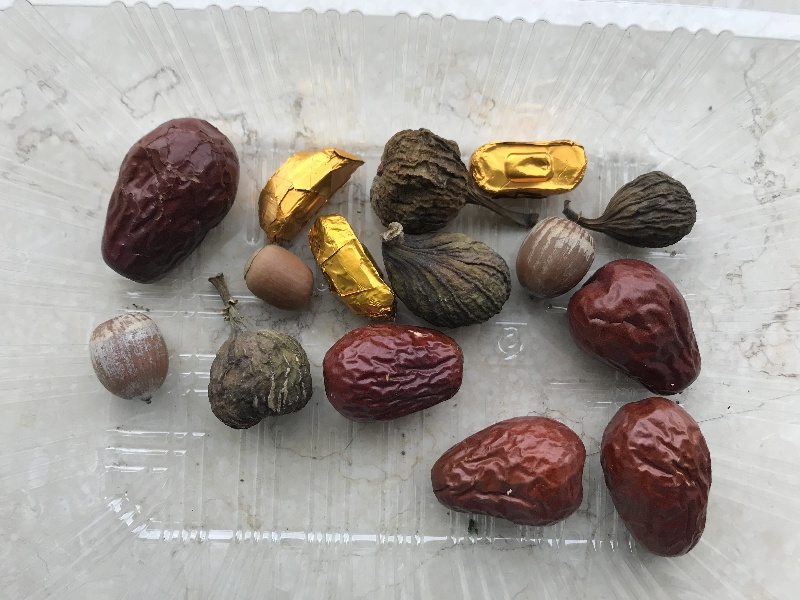
#> input picture data/VOC/JPEGImages/0.jpg, 800 x 600 px, given in place of 699891e3-3fa4-4bcf-86c9-a51af58673c1.mp4, which was not available
$ python prepare_extract_key_frames.py   (older library calls are emulated)
#> lines starting #> are read from the running program, lines starting #| are printed output that depends on the picture
#!/usr/bin/env python
# -*- coding: utf-8 -*-
# @time    : 2025-04-14 20:27
# @update    : 2025-04-14 20:27
# @Author  : funy
# @File    : prepare_extract_key_frames.py
# @Des    : prepare_extract_key_frames.py
# @Email  :  @16.com
# @Software: PyCharm


# -*- coding: utf-8 -*-
"""
Created on Tue Dec  4 16:48:57 2018
keyframes extract tool
this key frame extract algorithm is based on interframe difference.
The principle is very simple
First, we load the video and compute the interframe difference between each frames
Then, we can choose one of these three methods to extract keyframes, which are
all based on the difference method:

1. use the difference order
    The first few frames with the largest average interframe difference
    are considered to be key frames.
2. use the difference threshold
    The frames which the average interframe difference are large than the
    threshold are considered to be key frames.
3. use local maximum
    The frames which the average interframe difference are local maximum are
    considered to be key frames.
    It should be noted that smoothing the average difference value before
    calculating the local maximum can effectively remove noise to avoid
    repeated extraction of frames of similar scenes.
After a few experiment, the third method has a better key frame extraction effect.
The original code comes from the link below, I optimized the code to reduce
unnecessary memory consumption.
https://blog.csdn.net/qq_21997625/article/details/81285096
@author: zyb_as
"""
#https://blog.csdn.net/cungudafa/article/details/104919405
# https://zhuanlan.zhihu.com/p/696043674
# https://www.jb51.net/article/284251.htm

import os
import sys
import time


from scipy.signal import argrelextrema  # 极值点
import cv2
import operator  # 内置操作符函数接口（后面排序用到）
import numpy as np
import matplotlib
matplotlib.use('Agg')  # 使用非交互式后端'Agg'
import matplotlib.pyplot as plt
from concurrent.futures import ThreadPoolExecutor#线程池


# [55 lines left out: function smooth, not called in this run]


class Frame:
    """class to hold information about each frame
    用于保存有关每个帧的信息
    """

    def __init__(self, id, diff):
        self.id = id
        self.diff = diff

    # [4 lines left out: function __lt__, not called in this run]

    def __gt__(self, other):
        return other.__lt__(self)

    def __eq__(self, other):
        return self.id == other.id and self.id == other.id

    def __ne__(self, other):
        return not self.__eq__(other)


# [4 lines left out: function rel_change, not called in this run]


def getEffectiveFrame(videopath, dir):
    # 如果文件目录不存在则创建目录
    if not os.path.exists(dir):
        os.makedirs(dir)
    (filepath, tempfilename) = os.path.split(videopath)  # 分离路径和文件名
    (filename, extension) = os.path.splitext(tempfilename)  # 区分文件的名字和后缀
    # Setting fixed threshold criteria设置固定阈值标准
    USE_THRESH = False
    # fixed threshold value固定阈值
    THRESH = 0.6
    # Setting fixed threshold criteria设置固定阈值标准
    USE_TOP_ORDER = False
    # Setting local maxima criteria设置局部最大值标准
    USE_LOCAL_MAXIMA = True
    # Number of top sorted frames排名最高的帧数
    NUM_TOP_FRAMES = 50
    # smoothing window size平滑窗口大小
    len_window = int(50)

    print("target video :" + videopath)
    print("frame save directory: " + dir)
    # load video and compute diff between frames加载视频并计算帧之间的差异
    cap = cv2.VideoCapture(str(videopath))
    curr_frame = None
    prev_frame = None
    frame_diffs = []
    frames = []
    # success, frame = cap.read()
    success, frame1 = cap.read()
#> frame1 is the input picture: shape (600, 800, 3); mean B, G, R 149.3, 155.2, 161.8
    ######################################
    scale = 0.25
    if success:
        height, width = frame1.shape[:2]
#> height = 600; width = 800
        size = (int(width*scale),int(height*scale))
#> size = (200, 150)
        frame = cv2.resize(frame1,size,interpolation=cv2.INTER_NEAREST)
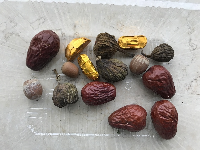
#> frame: shape (150, 200, 3); mean B, G, R 149.4, 155.2, 161.8
    ######################################
    i = 0
    while (success):
        luv = cv2.cvtColor(frame, cv2.COLOR_BGR2LUV)
#> luv: shape (150, 200, 3); mean of channels 0, 1, 2 161.5, 99.7, 140.8
        curr_frame = luv
        if curr_frame is not None and prev_frame is not None:
            # logic here
            diff = cv2.absdiff(curr_frame, prev_frame)  # 获取差分图
            diff_sum = np.sum(diff)
            diff_sum_mean = diff_sum / (diff.shape[0] * diff.shape[1])  # 平均帧
            frame_diffs.append(diff_sum_mean)
            frame = Frame(i, diff_sum_mean)
            frames.append(frame)
        prev_frame = curr_frame
        i = i + 1
        # success, frame = cap.read()
        success, frame1 = cap.read()
        ######################################
        if success:
            height, width = frame1.shape[:2]
            size = (int(width * scale), int(height * scale))
            frame = cv2.resize(frame1, size, interpolation=cv2.INTER_NEAREST)
        ######################################
    cap.release()

    # compute keyframe
    keyframe_id_set = set()
    if USE_TOP_ORDER:
        # sort the list in descending order以降序对列表进行排序
        frames.sort(key=operator.attrgetter("diff"), reverse=True)  # 排序operator.attrgetter
        for keyframe in frames[:NUM_TOP_FRAMES]:
            keyframe_id_set.add(keyframe.id)
    if USE_THRESH:
        print("Using Threshold")  # 使用阈值
        for i in range(1, len(frames)):
            if (rel_change(np.float(frames[i - 1].diff), np.float(frames[i].diff)) >= THRESH):
                keyframe_id_set.add(frames[i].id)
    if USE_LOCAL_MAXIMA:
        print("Using Local Maxima")  # 使用局部极大值
        diff_array = np.array(frame_diffs)
        sm_diff_array = smooth(diff_array, len_window)  # 平滑
        frame_indexes = np.asarray(argrelextrema(sm_diff_array, np.greater))[0]  # 找极值
        print(len(frame_indexes))
        print(len(sm_diff_array))
        for i in frame_indexes:
            keyframe_id_set.add(frames[i - 1].id)  # 记录极值帧数

        plt.figure(figsize=(40, 20))
        plt.locator_params("x", nbins=100)
        # stem 绘制离散函数，polt是连续函数
        # plt.stem(sm_diff_array, linefmt='-', markerfmt='o', basefmt='--', label='sm_diff_array')
        plt.plot(sm_diff_array, linewidth=1, markersize=1, label='sm_diff_array')
        for i,p in enumerate(sm_diff_array):
            if i in frame_indexes:
                plt.scatter(i, p,marker = 'o', c='r',s =60)
        # plt.plot(x, y2, 'bo-', linewidth=4, markersize=5, label='平方数')
        plt.savefig(dir + filename + '_plot.png')

    # save all keyframes as image将所有关键帧另存为图像
    cap = cv2.VideoCapture(str(videopath))
    curr_frame = None
    keyframes = []
    success, frame = cap.read()
    idx = 0
    while (success):
        if idx in keyframe_id_set:
            # name = filename + '_' + str(idx) + ".jpg"
            name = filename + '_' + str(idx).zfill(4) + ".jpg"
            cv2.imwrite(dir + name, frame)
            keyframe_id_set.remove(idx)
        idx = idx + 1
        success, frame = cap.read()
    cap.release()


if __name__ == "__main__":
    print(sys.executable)
    start = time.time()
    print("[INFO]Effective Frame.")

    # Video path of the source file源文件的视频路径
    videopath = r'D:\20210706E\2024-python\pythonProjectCodeTest\Video_results2\699891e3-3fa4-4bcf-86c9-a51af58673c1.mp4'
    # Directory to store the processed frames存储已处理帧的目录
    dir = 'D:\\20210706E\\2024-python\\pythonProjectCodeTest\\images\\'
    getEffectiveFrame(videopath, dir)

    # [6 lines of commented-out code are left out]

    print("[INFO]Extract Result time: ", time.time() - start)

$ run again, on data/VOC/JPEGImages/1.jpg
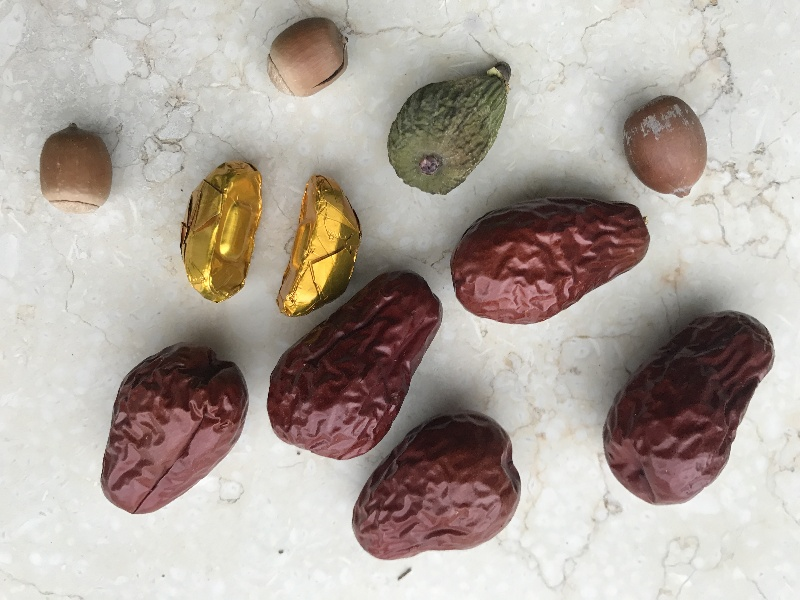
#> input picture data/VOC/JPEGImages/1.jpg, 800 x 600 px, given in place of 699891e3-3fa4-4bcf-86c9-a51af58673c1.mp4, which was not available
#> in getEffectiveFrame, frame1 is the input picture: shape (600, 800, 3); mean B, G, R 158.7, 166.3, 176.3
#> in getEffectiveFrame, `frame = cv2.resize(frame1,size,interpolation=cv2.INTER_NEAREST)`:
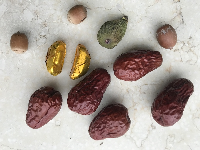
#> frame: shape (150, 200, 3); mean B, G, R 158.7, 166.2, 176.3
#> luv: shape (150, 200, 3); mean of channels 0, 1, 2 172.7, 101.2, 142.6

$ run again, on data/VOC/JPEGImages/10.jpg
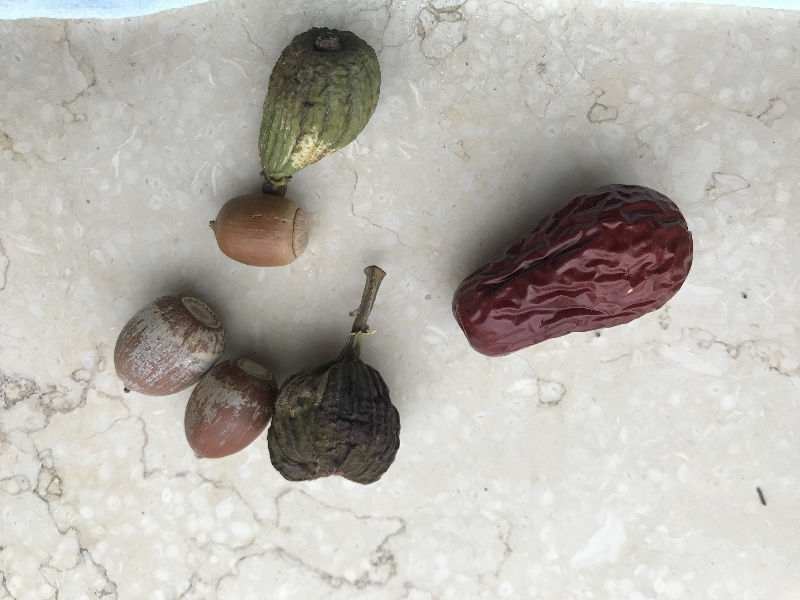
#> input picture data/VOC/JPEGImages/10.jpg, 800 x 600 px, given in place of 699891e3-3fa4-4bcf-86c9-a51af58673c1.mp4, which was not available
#> in getEffectiveFrame, frame1 is the input picture: shape (600, 800, 3); mean B, G, R 174.9, 180.9, 184.2
#> in getEffectiveFrame, `frame = cv2.resize(frame1,size,interpolation=cv2.INTER_NEAREST)`:
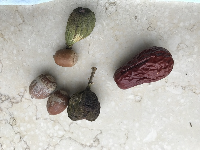
#> frame: shape (150, 200, 3); mean B, G, R 174.8, 180.8, 184.1
#> luv: shape (150, 200, 3); mean of channels 0, 1, 2 185.8, 98.1, 141.1

$ run again, on data/VOC/JPEGImages/11.jpg
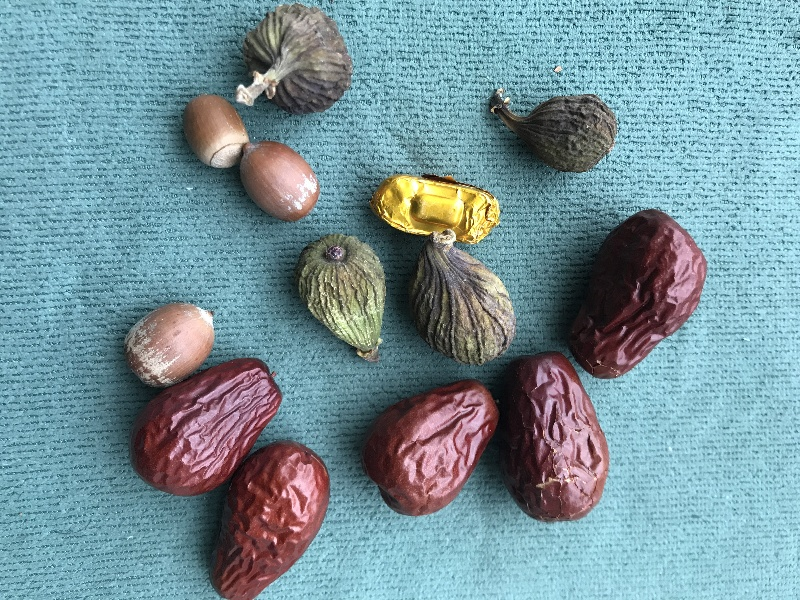
#> input picture data/VOC/JPEGImages/11.jpg, 800 x 600 px, given in place of 699891e3-3fa4-4bcf-86c9-a51af58673c1.mp4, which was not available
#> in getEffectiveFrame, frame1 is the input picture: shape (600, 800, 3); mean B, G, R 155.5, 147.5, 118.8
#> in getEffectiveFrame, `frame = cv2.resize(frame1,size,interpolation=cv2.INTER_NEAREST)`:
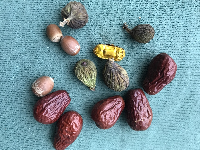
#> frame: shape (150, 200, 3); mean B, G, R 155.7, 147.6, 119
#> luv: shape (150, 200, 3); mean of channels 0, 1, 2 149.6, 87.2, 126.9
